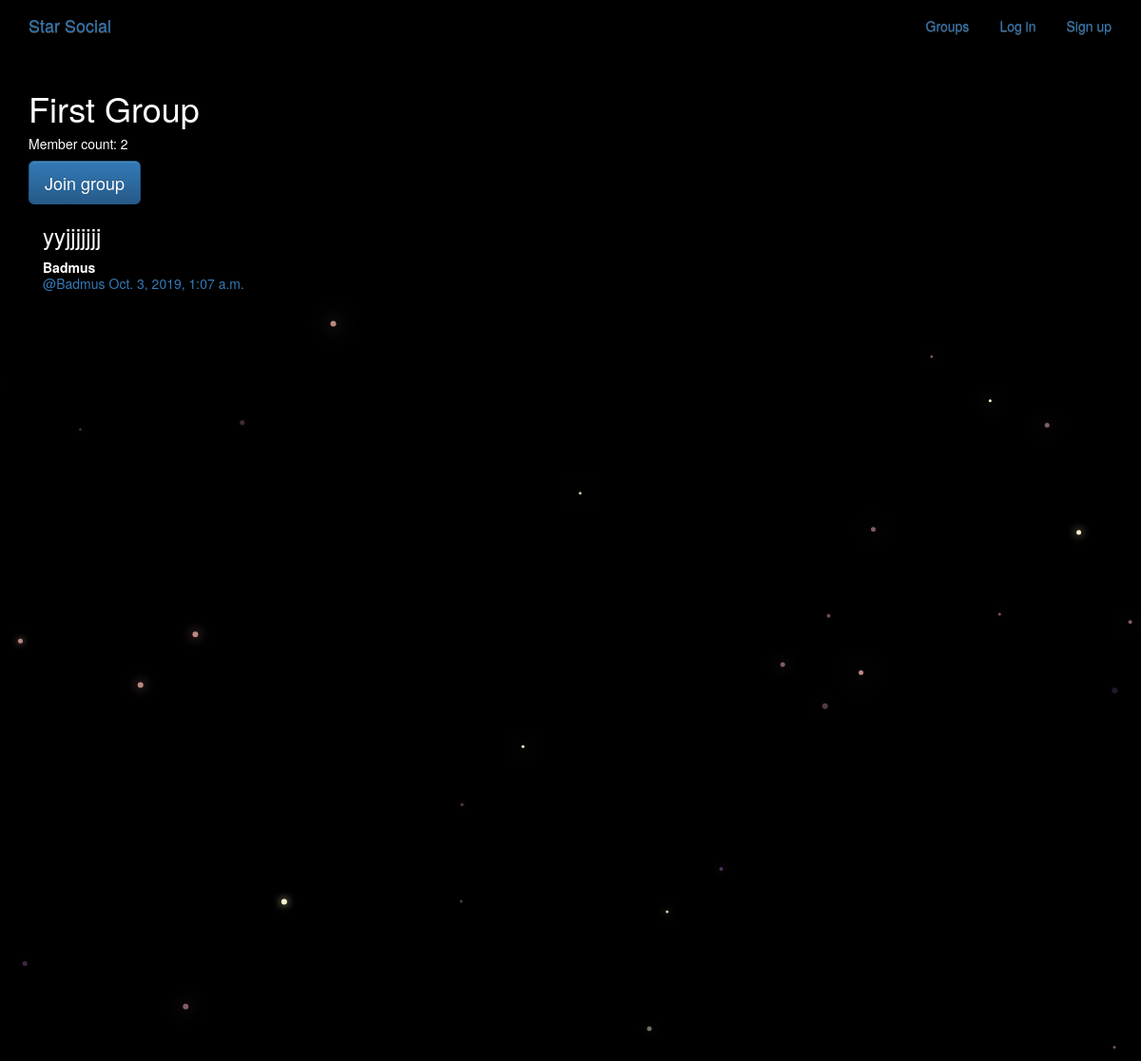
The page /groups/post/in/first-group on the database its author committed.
### group/models.py (models this page shows, shortened)
class Group(models.Model):
    name = models.CharField(max_length = 100, unique = True)
    slug = models.SlugField(allow_unicode = True, unique = True)
    description = models.TextField(blank = True, default = '')
    description_html = models.TextField(editable = False, default = '', blank = True)
    group_icon = models.FileField(blank = True, null = True, upload_to = 'images')
    member = models.ManyToManyField(User, through ='GroupMember')
    create_date = models.DateTimeField(default = timezone.now)
    class Meta:
        ordering = ['name']

### post/models.py (models this page shows, shortened)
class Post(models.Model):
    user = models.ForeignKey(User, related_name = 'post', on_delete = models.CASCADE)
    title = models.CharField(max_length = 200)
    text = models.TextField()
    text_html = models.TextField(editable = False)
    create_date = models.DateTimeField(auto_now = True)
    group = models.ForeignKey(Group, related_name = 'post', null = True, blank = 'True', on_delete=models.CASCADE)
    class Meta:
        ordering = ['-create_date']
        unique_together = ['user', 'text']

### group/views.py (the view)
# urls.py: path('post/in/<slug>', views.SingleGroup.as_view(), name = 'single'),
class SingleGroup(generic.DetailView):
    model = Group

### group/templates/group/group_detail.html
{% extends 'group/group_base.html' %}
{% block pregroup %}
  <h1> {{ group.name }} </h1>
  <h5> Member count: {{ group.member.count }} </h5>
  <div class="content">
    {% if user in group.member.all %}
      <a class="btn btn-lg btn-fill btn-warning" href="{% url 'group:leave' slug=group.slug %}">Leave group</a>
    {% else %}
      <a class="btn btn-lg btn-fill btn-primary" href="{% url 'group:join' slug=group.slug %}">Join group</a>
    {% endif %}
  </div>
{% endblock %}
{% block group_content %}
  <div class="col-md-8">
    {% if group.post.count == 0 %}
      <p>No post in this group yet!</p>
    {% else %}
      {% for post in group.post.all %}
        {% include 'post/_post.html' %}
      {% endfor %}
    {% endif %}
  </div>
{% endblock %}

### post/templates/post/_post.html (shortened to what this page needs)
<div class="post_media">
  <h3>{{post.text|safe}}</h3>
  <div class="media-body">
    <strong>{{post.user.username}}</strong>
    <h5 class="media-heading">
      <span class="username">
        <a href="{% url 'post:for_user' username=post.user.username %}">@{{post.user.username}}</a>
      </span>
      <time class="time"><a href="{% url 'post:single' username=post.user.username pk=post.pk %}">
        {{ post.create_date }}
      </a></time>
    </h5>
  </div>
</div>

### static/socialproject/css/master.css (style rules this page uses)
body { margin: 0; overflow: hidden; background-color: black; color:white; }

### rows shown on the page
Group: name "First Group", member.count "2"
Post: text "yyjjjjjjj", user.username "Badmus", create_date "Oct. 3, 2019, 1:07 a.m."
